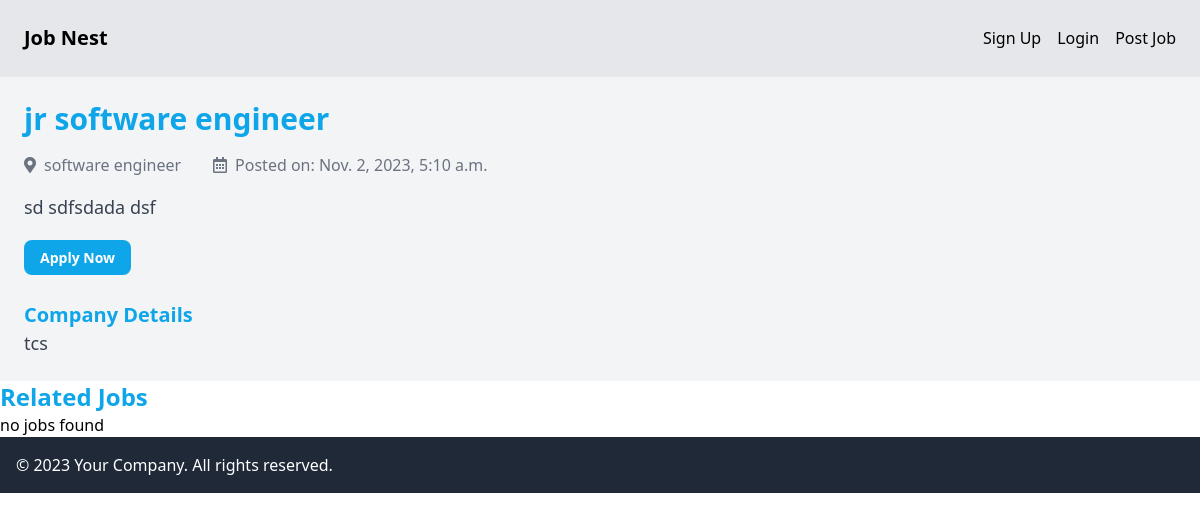
/job_details/1, run on an earlier commit of the app's database.
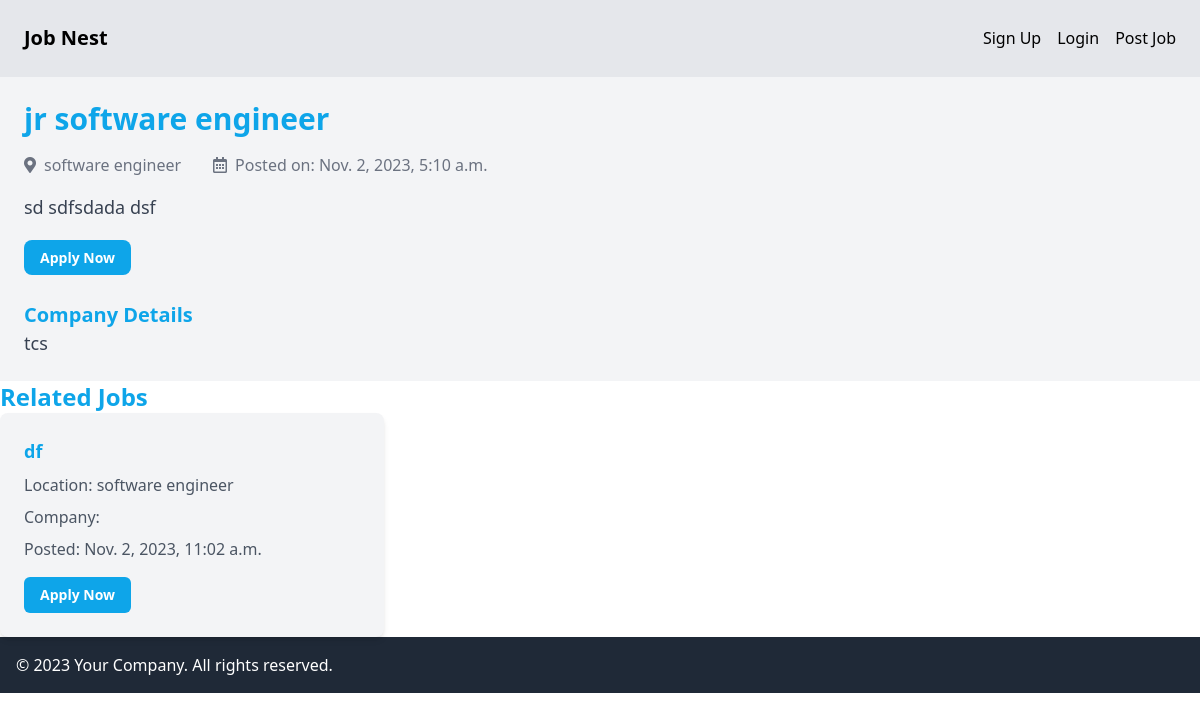
And on a later commit of the database.
### jobs/models.py (models this page shows, shortened)
class JobListing(models.Model):
    created_by = models.ForeignKey(User, on_delete=models.CASCADE)
    category = models.ForeignKey(Category, on_delete=models.CASCADE)
    title = models.CharField(max_length=200)
    expired = models.BooleanField(default=False)
    description = models.TextField()
    location = models.CharField(max_length=100)
    created_at = models.DateTimeField(auto_now_add=True)

class Category(models.Model):
    name = models.CharField(max_length=255)
    class Meta:
        ordering = ('name',)
    def __str__(self):
        return self.name

### jobs/views.py (the view)
# urls.py: path('job_details/<int:pk>', views.job_details, name='job_details'),
def job_details(request,pk):
    job = JobListing.objects.get(pk=pk)
    related_job = JobListing.objects.filter(category__name=job.category).exclude(pk=pk)[0:3]
    context = {
        'job': job,
        'related_job': related_job
    }
    return render(request, 'job_details.html', context)

### jobs/templates/job_details.html (shortened to what this page needs)
 {% extends 'base.html' %}
{% block content %}
        <div class="w-full max-w-screen-xl mx-auto">
            <h1 class="text-3xl font-semibold text-sky-500">{{ job.title }}</h1>
            <div class="flex items-center text-gray-500 my-4">
                <i class="fas fa-map-marker-alt mr-2"></i>
                <p>{{ job.category }}</p><sapan></sapan>
                <i class="far fa-calendar-alt ml-8 mr-2"></i>
                <p>Posted on: {{job.created_at}}</p>
            </div>
            <p class="text-lg text-gray-700">{{ job.description }}</p>
            <div class="mt-6">
                <a href="{% url 'apply_for_job' job.id %}" class="bg-sky-500 hover:bg-sky-700 text-white py-2 px-4 rounded-lg text-sm font-semibold">Apply Now</a>
            </div>
            <div class="mt-8">
                <h2 class="text-xl font-semibold text-sky-500">Company Details</h2>
                <p class="text-lg text-gray-700">{{ job.created_by }}</p>
            </div>
        </div>
    </div>
        <div class="w-full max-w-screen-xl mx-auto">
            <h2 class="text-2xl font-semibold text-sky-500">Related Jobs</h2>
            <div class="grid grid-cols-1 md:grid-cols-3 gap-6">
                {% for related_job in related_job%}
                <div class="p-6 bg-gray-100 rounded-lg shadow-md hover:shadow-lg transition-transform transform hover:scale-105">
                     <h3 class="text-lg font-semibold text-sky-500">{{ related_job.title }}</h3>
                    <p class="text-gray-600 mt-2">Location: {{ related_job.category }}</p>
                    <p class="text-gray-600 mt-2">Company: {{ related_job.user.company_name }}</p>
                    <p class="text-gray-600 mt-2">Posted: {{ related_job.created_at }}</p>
                    <div class="mt-4">
                        <a href="{% url 'job_details' related_job.id %}" class="bg-sky-500 hover:bg-sky-700 text-white py-2 px-4 rounded-md text-sm font-semibold inline-block transition-transform transform hover:scale-105">Apply Now</a>
                    </div>
                </div>
                {% empty %}
                <h3>no jobs found </h3>
                {% endfor %}
            </div>
        </div>
{% endblock %}

What changed in the data, as far as the page shows it:
added JobListing: title "df", category "software engineer", created_at "Nov. 2, 2023, 11:02 a.m."
Also different on the page:
text no longer shown: "no jobs found"
